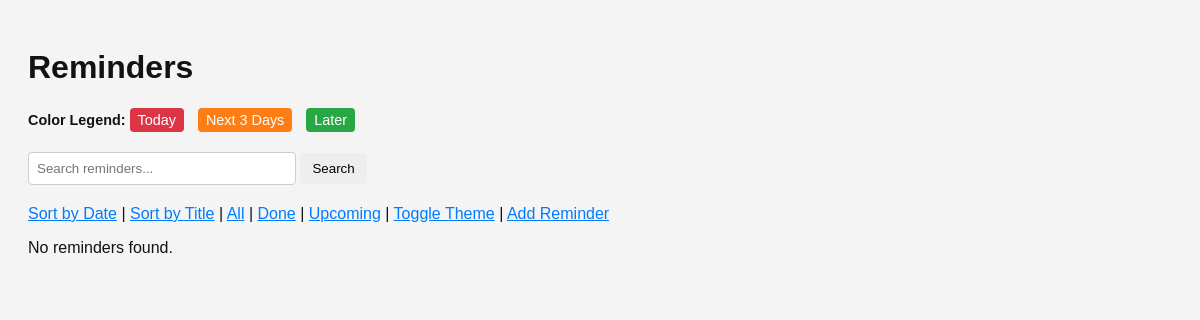
/polls/, run on an earlier commit of the app's database.
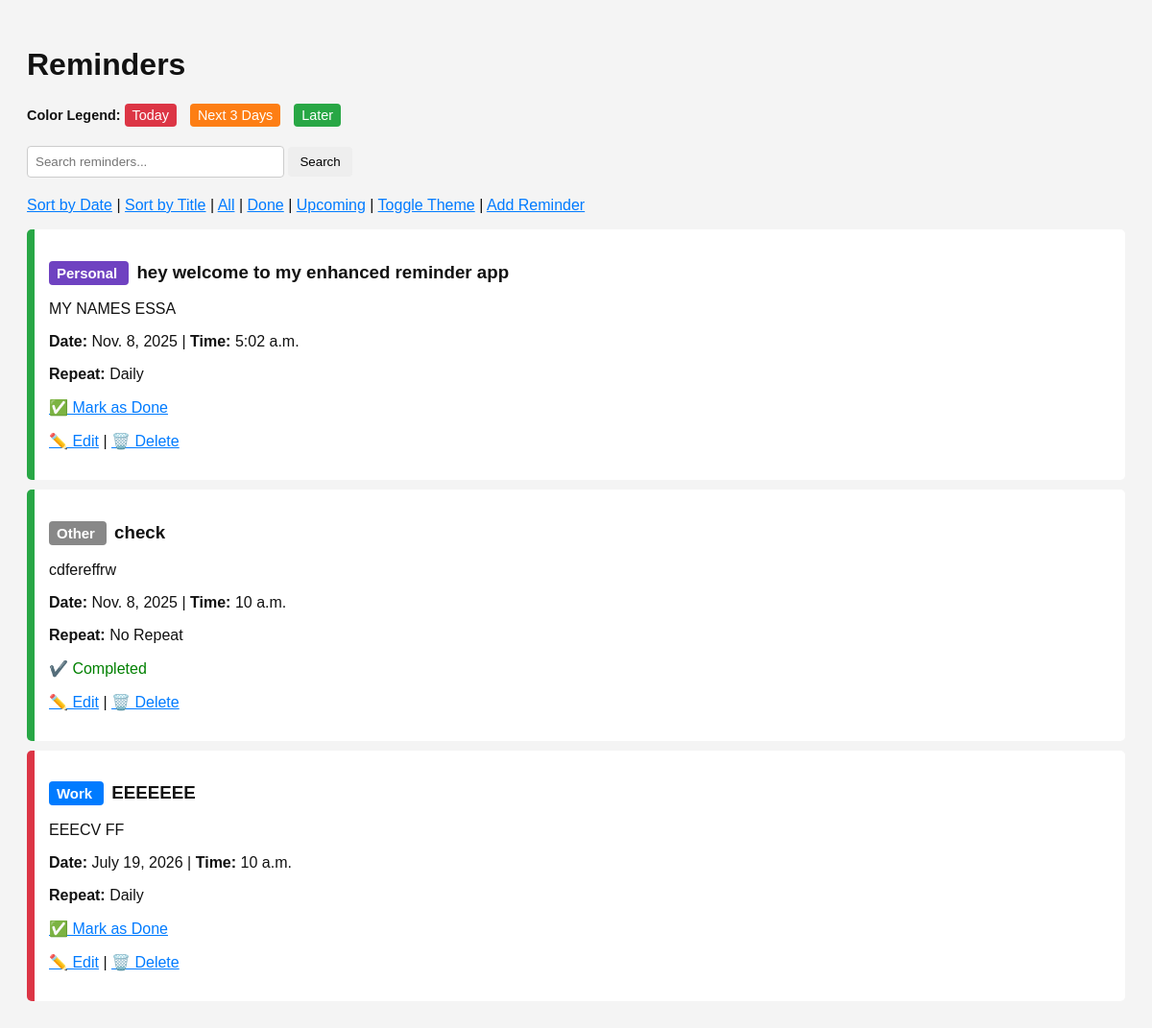
And on a later commit of the database.
### polls/models.py (models this page shows, shortened)
class Reminder(models.Model):
    title = models.CharField(max_length=100)
    description = models.TextField(blank=True)
    date = models.DateField()
    time = models.TimeField()
    is_done = models.BooleanField(default=False)
    category = models.CharField(max_length=20, choices=CATEGORY_CHOICES, default='other')
    repeat = models.CharField(max_length=10, choices=REPEAT_CHOICES, default='none')
    attachment = models.FileField(upload_to='attachments/', blank=True, null=True)

### polls/views.py (the view)
# urls.py: path('', views.reminders_list, name='reminders_list'),
def reminders_list(request):
    sort = request.GET.get('sort', 'date')
    filter_done = request.GET.get('filter', 'all')
    query = request.GET.get('q', '').strip()
    reminders = Reminder.objects.all()
    if filter_done == 'done':
        reminders = reminders.filter(is_done=True)
    elif filter_done == 'upcoming':
        reminders = reminders.filter(is_done=False)
    if query:
        reminders = reminders.filter(
            models.Q(title__icontains=query) |
            models.Q(description__icontains=query)
        )
    if sort == 'date':
        reminders = reminders.order_by('date', 'time')
    elif sort == 'title':
        reminders = reminders.order_by('title')
    for reminder in reminders:
        reminder_date = reminder.date.date() if hasattr(reminder.date, 'date') else reminder.date
        days_until = (reminder_date - date.today()).days
        if days_until == 0:
            reminder.deadline_color = '#dc3545'  # red
        elif 1 <= days_until <= 3:
            reminder.deadline_color = '#fd7e14'  # orange
        else:
            reminder.deadline_color = '#28a745'  # green
        category_colors = {
            'work': '#007bff',
            'personal': '#6f42c1',
            'urgent': '#e83e8c',
            'misc': '#20c997',
        }
        reminder.category_color = category_colors.get(reminder.category, '#888')
    theme = get_theme(request)
    return render(request, 'polls/reminders_list.html', {
        'reminders': reminders,
        'theme': theme,
        'query': query
    })

### polls/views.py (called while the page is built)
def get_theme(request):
    return request.session.get('theme', 'light')

### polls/templates/polls/reminders_list.html (shortened to what this page needs)
{% load static %}
<!DOCTYPE html>
<html>
<head>
</head>
<body>
    <h1>Reminders</h1>
    <div class="legend">
        <strong>Color Legend:</strong>
        <span style="background-color: #dc3545;">Today</span>
        <span style="background-color: #fd7e14;">Next 3 Days</span>
        <span style="background-color: #28a745;">Later</span>
    </div>
    <form method="get" action="" style="margin-bottom: 20px;">
        <input type="text" name="q" value="{{ query }}" placeholder="Search reminders..." style="
            padding: 8px;
            width: 250px;
            border: 1px solid {% if theme == 'dark' %}#555{% else %}#ccc{% endif %};
            background-color: {% if theme == 'dark' %}#222{% else %}white{% endif %};
            color: {% if theme == 'dark' %}white{% else %}black{% endif %};
            border-radius: 4px;
        ">
        <button type="submit" style="
            padding: 8px 12px;
            background-color: {% if theme == 'dark' %}#444{% else %}#eee{% endif %};
            color: {% if theme == 'dark' %}white{% else %}black{% endif %};
            border: none;
            border-radius: 4px;
            cursor: pointer;
        ">Search</button>
    </form>
    <p>
        <a href="?sort=date">Sort by Date</a> |
        <a href="?sort=title">Sort by Title</a> |
        <a href="?filter=all">All</a> |
        <a href="?filter=done">Done</a> |
        <a href="?filter=upcoming">Upcoming</a> |
        <a href="{% url 'toggle_theme' %}">Toggle Theme</a> |
        <a href="{% url 'add_reminder' %}">Add Reminder</a>
    </p>
    {% for reminder in reminders %}
        <div class="reminder" style="border-left: 8px solid {{ reminder.deadline_color }};">
            <h3>
                <span style="
                    background-color: {{ reminder.category_color }};
                    color: white;
                    padding: 4px 8px;
                    border-radius: 4px;
                    font-size: 0.8em;
                    margin-right: 8px;
                ">
                    {{ reminder.get_category_display }}
                </span>
                {{ reminder.title }}
            </h3>
            <p>{{ reminder.description }}</p>
            <p><strong>Date:</strong> {{ reminder.date }} | <strong>Time:</strong> {{ reminder.time }}</p>
            <p><strong>Repeat:</strong> {{ reminder.get_repeat_display }}</p>
            {% if not reminder.is_done %}
                <p><a href="{% url 'mark_done' reminder.id %}">✅ Mark as Done</a></p>
            {% else %}
                <p style="color: green;">✔️ Completed</p>
            {% endif %}
            <p>
                <a href="{% url 'reminder_edit' reminder.id %}">✏️ Edit</a> |
                <a href="{% url 'reminder_delete' reminder.id %}">🗑️ Delete</a>
            </p>
        </div>
    {% empty %}
        <p>No reminders found.</p>
    {% endfor %}
</body>
</html>

What changed in the data, as far as the page shows it:
added Reminder: category "Personal", title "hey welcome to my enhanced reminder app", description "MY NAMES ESSA", date "Nov. 8, 2025", time "5:02 a.m.", repeat "Daily", is_done "✅ Mark as Done"
added Reminder: category "Other", title "check", description "cdfereffrw", date "Nov. 8, 2025", time "10 a.m.", repeat "No Repeat", is_done "✔️ Completed"
added Reminder: category "Work", title "EEEEEEE", description "EEECV FF", date "July 19, 2026", time "10 a.m.", repeat "Daily", is_done "✅ Mark as Done"
Also different on the page:
text no longer shown: "No reminders found."
